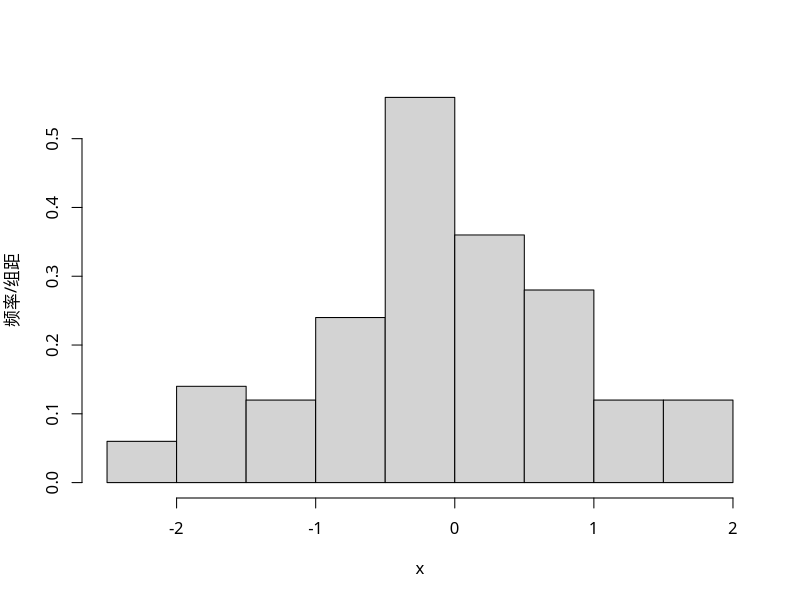
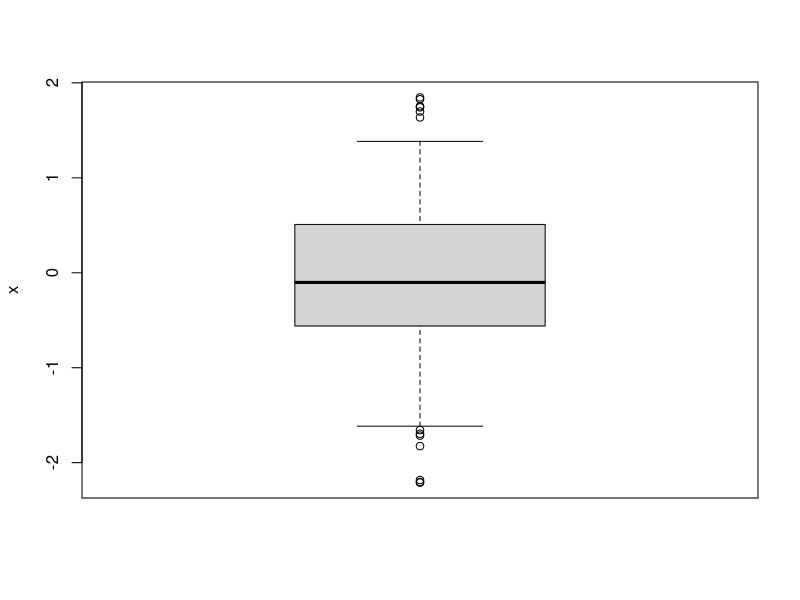

Source code (R) for these figures, in order:
## ---- chunk 1
x = rnorm(100)
x_bar = mean(x)
x_0.5 = quantile(x, 0.5)
# k = log2(100)
# k
# g = seq(-5, 5, k)
hist(x, freq = F, main = "", xlab = "x", ylab = "频率/组距", family = "Kai")
boxplot(x, range = 1, ylab = "x")
